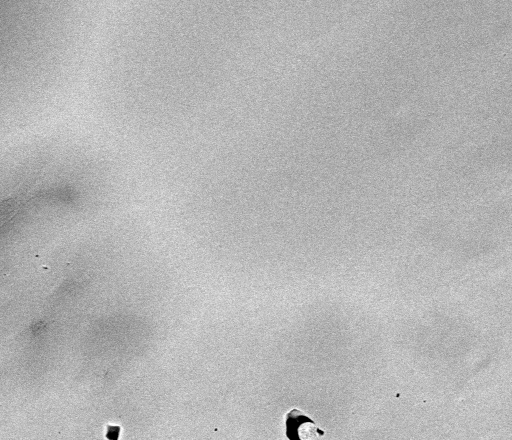
#> input picture dataset/patch_images/Boye5-1HF-ID-2_1_006-Mag-20000x-Scale-5um-Depth-3729.2m-crop_1.png, 512 x 440 px
$ python compute_features.py --image ../dataset/patch_images/Boye5-1HF-ID-2_1_006-Mag-20000x-Scale-5um-Depth-3729.2m-crop_1.png   (older library calls are emulated)
#> lines starting #> are read from the running program, lines starting #| are printed output that depends on the picture
"""Statistical feature extraction for core SEM image prompt generation.

The extractor summarizes each original image with three complementary views:
global shape and scale, color/intensity distribution, and edge/gradient structure.
These descriptors are later serialized into the prompt sent to the language model.
"""

from __future__ import annotations

import argparse
import json
from pathlib import Path
from typing import Dict

import cv2
import numpy as np
from PIL import Image

_GRAY_HIST_BINS = 256
_GRAY_HIST_RANGE = (0, 255)
_CANNY_LOW_THRESHOLD = 80
_CANNY_HIGH_THRESHOLD = 160
_SOBEL_KERNEL_SIZE = 3


def load_rgb_image(image_path: Path) -> np.ndarray:
    """Load the original image in RGB order for statistical analysis."""
    return np.array(Image.open(image_path).convert("RGB"), dtype=np.uint8)


def to_grayscale(image: np.ndarray) -> np.ndarray:
    """Convert RGB data to luminance space for intensity and edge statistics."""
    return cv2.cvtColor(image, cv2.COLOR_RGB2GRAY)


def compute_intensity_stats(gray_image: np.ndarray) -> Dict[str, float]:
    """Summarize the grayscale histogram with robust descriptive statistics."""
    normalized = gray_image.astype(np.float32) / 255.0
    histogram, _ = np.histogram(gray_image, bins=_GRAY_HIST_BINS, range=_GRAY_HIST_RANGE, density=True)
    histogram = histogram[histogram > 0]
    entropy = float(-(histogram * np.log2(histogram)).sum()) if histogram.size else 0.0

    return {
        "mean_intensity": round(float(normalized.mean()), 6),
        "std_intensity": round(float(normalized.std()), 6),
        "min_intensity": round(float(normalized.min()), 6),
        "max_intensity": round(float(normalized.max()), 6),
        "median_intensity": round(float(np.median(normalized)), 6),
        "p10_intensity": round(float(np.percentile(normalized, 10)), 6),
        "p90_intensity": round(float(np.percentile(normalized, 90)), 6),
        "entropy": round(entropy, 6),
    }


def compute_edge_density(gray_image: np.ndarray) -> float:
    """Estimate structural complexity via the fraction of Canny edge pixels."""
    edges = cv2.Canny(gray_image, _CANNY_LOW_THRESHOLD, _CANNY_HIGH_THRESHOLD)
    return float(np.count_nonzero(edges) / edges.size)


def compute_gradient_strength(gray_image: np.ndarray) -> float:
    """Measure average directional variation using first-order image gradients."""
    grad_x = cv2.Sobel(gray_image, cv2.CV_32F, 1, 0, ksize=_SOBEL_KERNEL_SIZE)
    grad_y = cv2.Sobel(gray_image, cv2.CV_32F, 0, 1, ksize=_SOBEL_KERNEL_SIZE)
    gradient_magnitude = cv2.magnitude(grad_x, grad_y)
    return float(np.mean(gradient_magnitude) / 255.0)


def compute_color_stats(rgb_image: np.ndarray) -> Dict[str, float]:
    """Capture per-channel brightness level and dispersion in normalized RGB space."""
    normalized = rgb_image.astype(np.float32) / 255.0
    channel_means = normalized.mean(axis=(0, 1))
    channel_stds = normalized.std(axis=(0, 1))

    return {
        "red_mean": round(float(channel_means[0]), 6),
        "green_mean": round(float(channel_means[1]), 6),
        "blue_mean": round(float(channel_means[2]), 6),
        "red_std": round(float(channel_stds[0]), 6),
        "green_std": round(float(channel_stds[1]), 6),
        "blue_std": round(float(channel_stds[2]), 6),
    }


def compute_features_from_image(image_path: Path) -> Dict[str, float]:
    """Compute the full statistical descriptor set from the original image only."""
    rgb_image = load_rgb_image(image_path)
#> in load_rgb_image, returned value is the input picture: shape (440, 512, 3); min 0, max 255, mean 180.9
    gray_image = to_grayscale(rgb_image)

    features: Dict[str, float] = {
        "width": int(rgb_image.shape[1]),
        "height": int(rgb_image.shape[0]),
        **compute_color_stats(rgb_image),
        **compute_intensity_stats(gray_image),
        "edge_density": round(compute_edge_density(gray_image), 6),
        "gradient_strength": round(compute_gradient_strength(gray_image), 6),
    }
#> in compute_color_stats, `channel_means = normalized.mean(axis=(0, 1))`: channel_means = [0.709, 0.709, 0.709]
#> in compute_color_stats, `channel_stds = normalized.std(axis=(0, 1))`: channel_stds = [0.0643, 0.0643, 0.0643]
#> in compute_intensity_stats, `histogram, _ = np.histogram(gray_image, bins=_GRAY_HIST_BINS, range=_G..`: histogram = 256 values, max 0.0294 at index 181, min 0 at index 15, mean 0.00392
#> in compute_intensity_stats, `histogram = histogram[histogram > 0]`: histogram = 247 values, max 0.0294 at index 172, min 4.46e-06 at index 22, mean 0.00406
#> in compute_intensity_stats, `entropy = float(-(histogram * np.log2(histogram)).sum()) if histogram...`: entropy = 5.89
#> in compute_edge_density, `edges = cv2.Canny(gray_image, _CANNY_LOW_THRESHOLD, _CANNY_HIGH_THRESH..`:
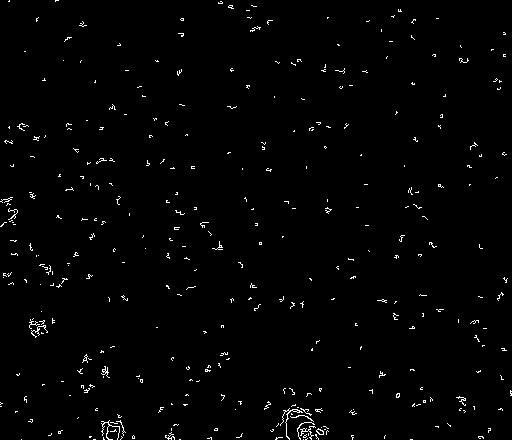
#> edges: shape (440, 512); 1.3% white in thin lines or dots
#> in compute_gradient_strength, `grad_x = cv2.Sobel(gray_image, cv2.CV_32F, 1, 0, ksize=_SOBEL_KERNEL_S..`:
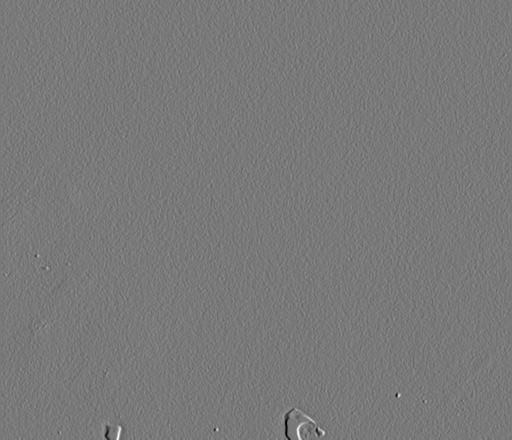
#> grad_x: shape (440, 512) float32; min -831, max 911, mean 0.2; drawn with min black and max white
#> in compute_gradient_strength, `gradient_magnitude = cv2.magnitude(grad_x, grad_y)`:
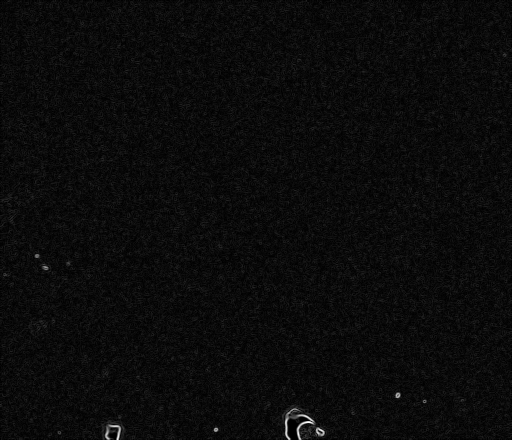
#> gradient_magnitude: shape (440, 512) float32; min 0, max 967.2, mean 43.4; drawn with min black and max white
    return features


def parse_args() -> argparse.Namespace:
    parser = argparse.ArgumentParser(description="Compute statistical image features for a rock core patch")
    parser.add_argument("--image", type=Path, required=True)
    return parser.parse_args()


def main() -> None:
    args = parse_args()
    features = compute_features_from_image(args.image)
#> features = 18 items
    print(json.dumps(features, indent=2, ensure_ascii=False))
#> (printed output is left out)


if __name__ == "__main__":
    main()

$ run again, on dataset/patch_images/Boye5-1HF-ID-2_2_015-Mag-2000x-Scale-50um-Depth-3729.2m-crop_1.png
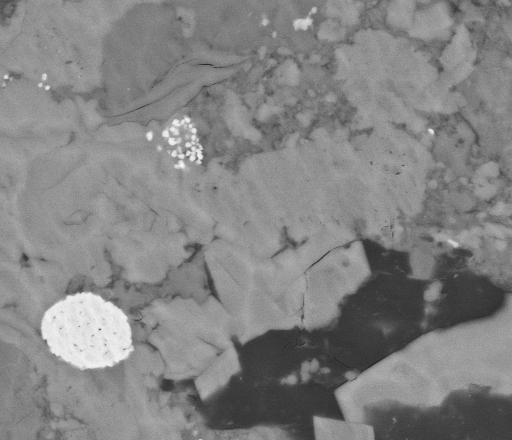
#> input picture dataset/patch_images/Boye5-1HF-ID-2_2_015-Mag-2000x-Scale-50um-Depth-3729.2m-crop_1.png, 512 x 440 px
#> in load_rgb_image, returned value is the input picture: shape (440, 512, 3); min 36, max 245, mean 131.5
#> channel_means = [0.516, 0.516, 0.516]
#> channel_stds = [0.128, 0.128, 0.128]
#> in compute_intensity_stats, `histogram, _ = np.histogram(gray_image, bins=_GRAY_HIST_BINS, range=_G..`: histogram = 256 values, max 0.0301 at index 147, min 0 at index 0, mean 0.00392
#> in compute_intensity_stats, `histogram = histogram[histogram > 0]`: histogram = 209 values, max 0.0301 at index 111, min 4.46e-06 at index 1, mean 0.0048
#> entropy = 6.47
#> in compute_edge_density, `edges = cv2.Canny(gray_image, _CANNY_LOW_THRESHOLD, _CANNY_HIGH_THRESH..`:
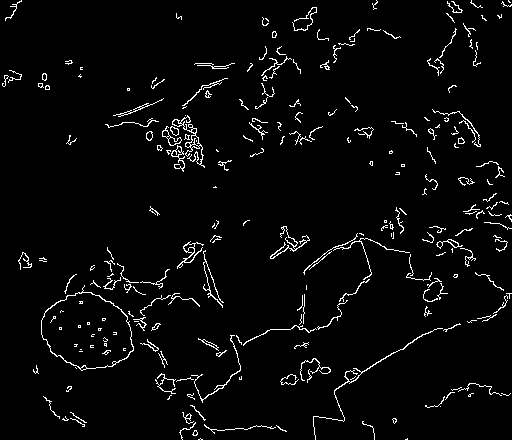
#> edges: shape (440, 512); 3.4% white in thin lines or dots
#> in compute_gradient_strength, `gradient_magnitude = cv2.magnitude(grad_x, grad_y)`:
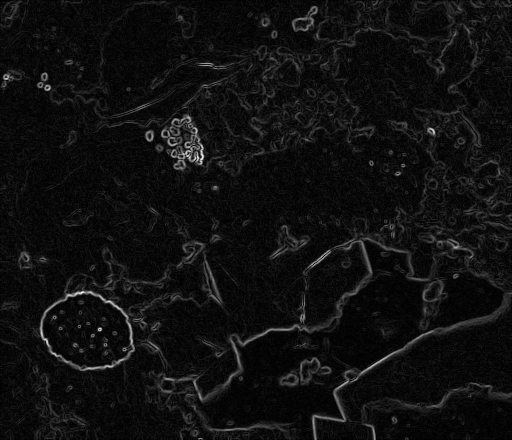
#> gradient_magnitude: shape (440, 512) float32; min 0, max 498, mean 31.9; drawn with min black and max white
#> features = 18 items
#> (printed output is left out)
